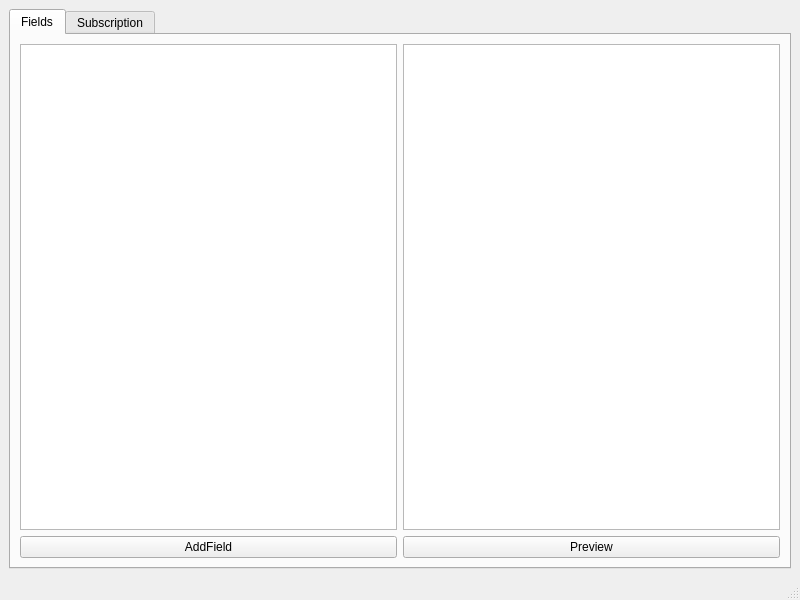
<?xml version="1.0" encoding="UTF-8"?>
<ui version="4.0">
 <class>CreateRecording</class>
 <widget class="QMainWindow" name="CreateRecording">
  <property name="geometry">
   <rect>
    <x>0</x>
    <y>0</y>
    <width>800</width>
    <height>600</height>
   </rect>
  </property>
  <property name="windowTitle">
   <string>MainWindow</string>
  </property>
  <widget class="QWidget" name="centralwidget">
   <layout class="QHBoxLayout" name="horizontalLayout_2">
    <item>
     <widget class="QTabWidget" name="tabWidget">
      <property name="currentIndex">
       <number>0</number>
      </property>
      <widget class="QWidget" name="Fields">
       <attribute name="title">
        <string>Fields</string>
       </attribute>
       <layout class="QHBoxLayout" name="horizontalLayout">
        <item>
         <layout class="QVBoxLayout" name="verticalLayout">
          <item>
           <widget class="QTableView" name="customFieldTable"/>
          </item>
          <item>
           <widget class="QPushButton" name="addFieldButton">
            <property name="text">
             <string>AddField</string>
            </property>
           </widget>
          </item>
         </layout>
        </item>
        <item>
         <layout class="QVBoxLayout" name="verticalLayout_2">
          <item>
           <widget class="QTreeView" name="structureView"/>
          </item>
          <item>
           <widget class="QPushButton" name="previewButton">
            <property name="text">
             <string>Preview</string>
            </property>
           </widget>
          </item>
         </layout>
        </item>
       </layout>
      </widget>
      <widget class="QWidget" name="Subscription">
       <attribute name="title">
        <string>Subscription</string>
       </attribute>
       <layout class="QHBoxLayout" name="horizontalLayout_3">
        <item>
         <widget class="QTreeView" name="structureView_sub"/>
        </item>
        <item>
         <widget class="QTableView" name="subView"/>
        </item>
       </layout>
      </widget>
     </widget>
    </item>
   </layout>
  </widget>
  <widget class="QMenuBar" name="menubar">
   <property name="geometry">
    <rect>
     <x>0</x>
     <y>0</y>
     <width>800</width>
     <height>25</height>
    </rect>
   </property>
  </widget>
  <widget class="QStatusBar" name="statusbar"/>
 </widget>
 <resources/>
 <connections/>
</ui>
